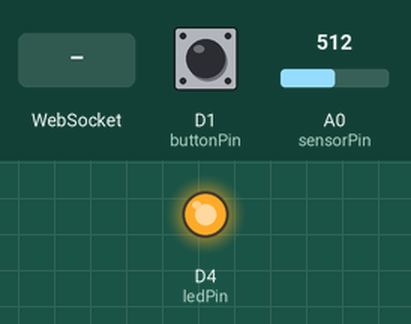
This sketch was run on a simulated ESP8266 (NodeMCU). Parts: output pins drawn as LEDs (lit = HIGH). The test bench sets the inputs (shaded band); at power-on: D1 (buttonPin) HIGH, A0 (sensorPin) = 512. WiFi joins after 1.5 s; servers stay silent unless stated; what the sketch prints to the serial monitor is not drawn.

Above: at 3.2 s.
3.3 s: WebSocket text "on" received
At 3.9 s:
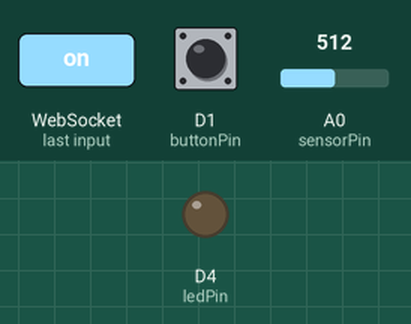
4.8 s: WebSocket text "off" received
At 5.5 s:
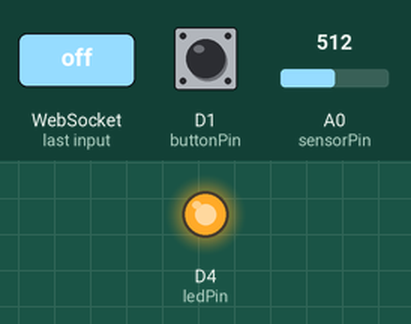
Timing chart, 0 to 7.8 s (numbered marks = the images above; inputs shaded):
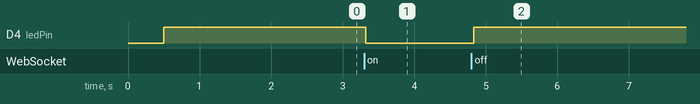

Measured:
- after the input at 3.3 s, D4 (ledPin): HIGH → LOW at once
- after the input at 4.8 s, D4 (ledPin): LOW → HIGH at once

The sketch:

main.ino
```cpp
#include <ESP8266WiFi.h>
#include <WebSocketsClient.h>
#include <WiFiClientSecure.h>
#include <ArduinoJson.h>

const char* ssid = "PYAN_5G@unifi";
const char* password = "0E2E41FFB3";

const char* websocket_host = "websocket-relayserver.onrender.com";
const int websocket_port = 443;
const char* websocket_path = "/";

WebSocketsClient webSocket;

const int ledPin = LED_BUILTIN; // Active LOW
const int sensorPin = A0; // Analog sensor pin
const int buttonPin = D1; // Digital button pin (change as needed)

// Timing variables
unsigned long lastSensorRead = 0;
unsigned long sensorInterval = 10000; // Send sensor data every 10 seconds (increased for testing)
unsigned long lastButtonState = HIGH;
unsigned long buttonDebounceTime = 0;
const unsigned long debounceDelay = 50;
bool espConnected = false;

void webSocketEvent(WStype_t type, uint8_t * payload, size_t length) {
  switch (type) {
    case WStype_CONNECTED:
      Serial.println("[WSS] Connected to server");
      webSocket.sendTXT("ESP8266");  // identify as ESP8266 to server
      espConnected = true;
      // Send initial sensor data
      sendSensorData();
      break;

    case WStype_DISCONNECTED:
      Serial.println("[WSS] Disconnected");
      espConnected = false;
      break;

    case WStype_TEXT: {
      String msg = String((char*)payload);
      Serial.printf("[WSS] Received: %s\n", msg.c_str());

      if (msg == "on") {
        digitalWrite(ledPin, LOW);
        webSocket.sendTXT("ON");   // respond with status
      } else if (msg == "off") {
        digitalWrite(ledPin, HIGH);
        webSocket.sendTXT("OFF");  // respond with status
      }

      break;
    }
  }
}

void sendSensorData() {
  if (!espConnected) {
    Serial.println("Not connected, skipping sensor data send");
    return;
  }

  // Read analog sensor (0-1024)
  int sensorValue = analogRead(sensorPin);
  float voltage = sensorValue * (3.3 / 1024.0); // Convert to voltage

  // Read digital button
  int buttonState = digitalRead(buttonPin);

  // Get WiFi signal strength
  int rssi = WiFi.RSSI();

  // Create JSON payload for Firebase
  StaticJsonDocument<200> doc;
  doc["type"] = "sensor_data";
  doc["sensor_value"] = sensorValue;
  doc["voltage"] = voltage;
  doc["button_state"] = (buttonState == LOW) ? "PRESSED" : "RELEASED";
  doc["wifi_rssi"] = rssi;
  doc["uptime"] = millis();
  doc["device_id"] = "ESP8266_001";

  String jsonString;
  serializeJson(doc, jsonString);

  // Send to relay server
  if (webSocket.sendTXT(jsonString)) {
    Serial.println("✓ Sent sensor data: " + jsonString);
  } else {
    Serial.println("✗ Failed to send sensor data");
  }
}

void sendButtonEvent() {
  // Create JSON payload for button event
  StaticJsonDocument<150> doc;
  doc["type"] = "button_event";
  doc["button_state"] = "PRESSED";
  doc["timestamp"] = millis();
  doc["device_id"] = "ESP8266_001";

  String jsonString;
  serializeJson(doc, jsonString);

  // Send to relay server
  webSocket.sendTXT(jsonString);

  Serial.println("Button pressed - sent: " + jsonString);
}

void setup() {
  Serial.begin(115200);
  delay(500);

  pinMode(ledPin, OUTPUT);
  pinMode(buttonPin, INPUT_PULLUP); // Use internal pullup
  digitalWrite(ledPin, HIGH); // LED OFF

  WiFi.begin(ssid, password);
  Serial.print("Connecting to WiFi");
  while (WiFi.status() != WL_CONNECTED) {
    delay(500);
    Serial.print(".");
  }
  Serial.println("\nWiFi connected. IP address: " + WiFi.localIP().toString());

  // Setup WebSocket client for WSS
  webSocket.beginSSL(websocket_host, websocket_port, websocket_path);
  webSocket.onEvent(webSocketEvent);
  webSocket.setReconnectInterval(5000); // try reconnecting every 5s
}

void loop() {
  webSocket.loop();

  // Only send sensor data if connected
  if (espConnected) {
    // Send sensor data periodically
    if (millis() - lastSensorRead >= sensorInterval) {
      sendSensorData();
      lastSensorRead = millis();
    }

    // Check button state (with debouncing)
    int buttonReading = digitalRead(buttonPin);

    if (buttonReading != lastButtonState) {
      buttonDebounceTime = millis();
    }

    if ((millis() - buttonDebounceTime) > debounceDelay) {
      if (buttonReading == LOW && lastButtonState == HIGH) {
        // Button was pressed
        sendButtonEvent();
      }
    }

    lastButtonState = buttonReading;
  }

  delay(50); // Small delay to prevent excessive polling
}
```
